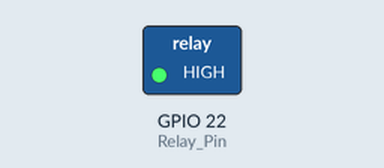
Bench run of a sketch on a simulated ESP32. Parts: switched loads named in the sketch (green lamp = pin HIGH). Dashed ring = blinking. What the sketch prints to the serial monitor is not drawn.

Above: at 0.5 s.
Timing chart, 0 to 4.6 s (numbered marks = the images above):
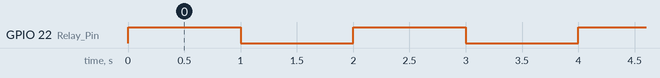

The sketch:

Simple_Relay.ino
```cpp
const int Relay_Pin = 22;

void setup() {
  Serial.begin(115200);
  pinMode(Relay_Pin, OUTPUT);
  Serial.printf("Simple Relay Operation Example\r\n");
}

void loop() {

  digitalWrite(Relay_Pin, HIGH);    //Relay ON, You can hear "tick"
  Serial.printf("Relay ON, COM Pin wired NO Pin \r\n");
  delay(1000);

  digitalWrite(Relay_Pin, LOW);     //Relay OFF
  Serial.printf("Relay OFF, COM Pin wired NC Pin \r\n");
  delay(1000);

}
```

Measured:
- by itself, GPIO 22 (Relay_Pin): alternates HIGH for 1.0 s and LOW for 1.0 s
